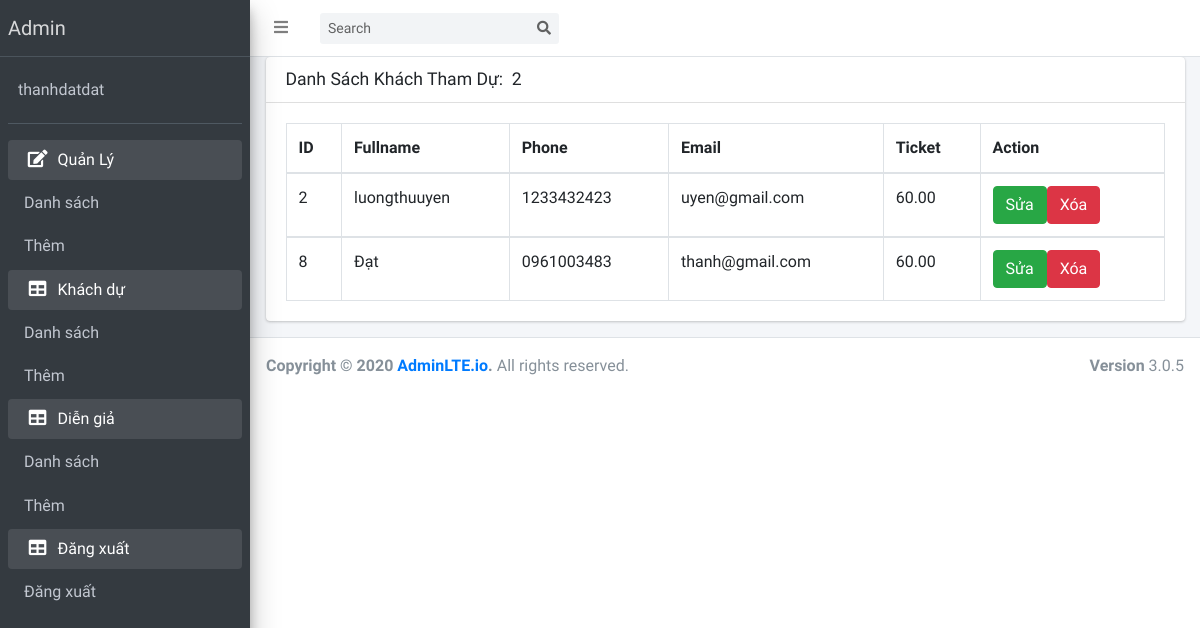
Before: /customer/display.php (signed in) with the older database file.
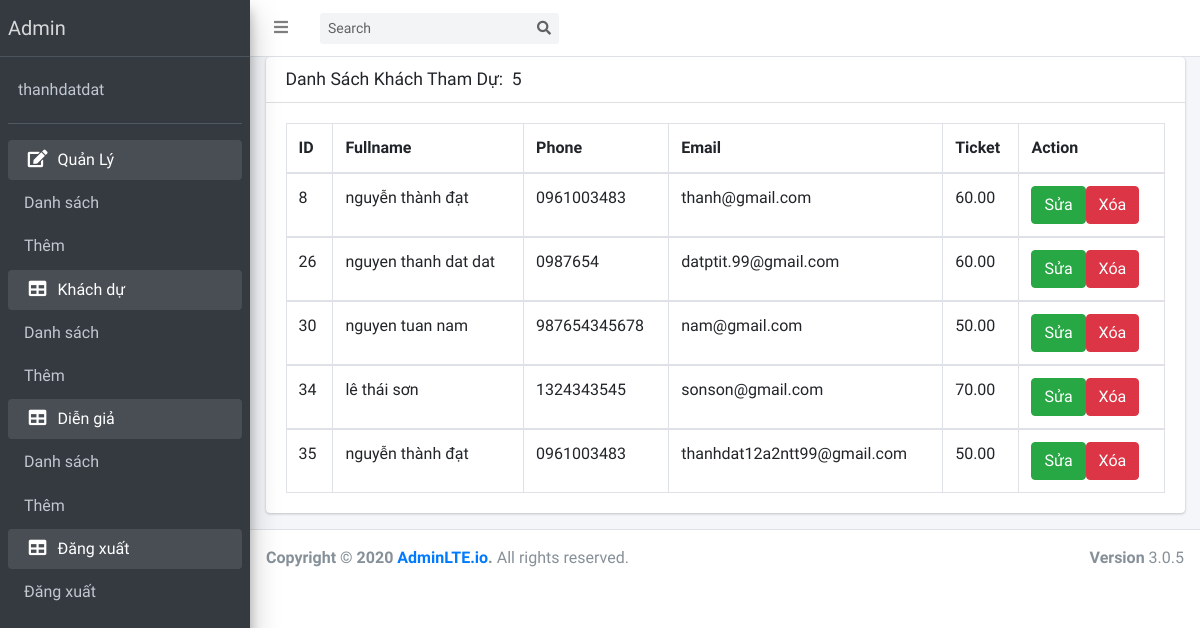
After: the same page with the newer database file.
### tables this page shows
CREATE TABLE `customer` (
  `ID` int(100) NOT NULL,
  `name` varchar(100) NOT NULL,
  `phone` varchar(100) NOT NULL,
  `email` varchar(100) NOT NULL,
  `ticker` varchar(100) NOT NULL
);

### customer/display.php (the view, shortened to what this page needs)
<?php
include_once '../database/database.php';
if(isset($_SESSION["username"])){
    include '../layout/header.php';
}else{
    header("location:../login/login.php");
}
$stmt = $conn->prepare('SELECT * FROM customer');
$stmt->execute();
$stmt->setFetchMode(PDO::FETCH_ASSOC);
$result = $stmt->fetchAll();
?>
<div class="content-wrapper">
    <section class="content">
      <div class="container-fluid">
        <div class="row">
          <div class="col-12">
            <div class="card">
              <div class="card-header">
                <h3 class="card-title">Danh Sách Khách Tham Dự: &nbsp<?php echo count($result);?></h3>
              </div>
              <div class="card-body">
                <table id="example2" class="table table-bordered table-hover">
                  <thead>
                  <tr>
                    <th>ID</th>
                    <th>Fullname</th>
                    <th>Phone</th>
                    <th>Email</th>
                    <th>Ticket</th>
                    <th>Action</th>
                  </tr>
                  </thead>
                  <?php foreach($result as $item): ?>
                  <tbody>
                  <tr>
                    <td><?php echo $item['ID']?></td>
                    <td><?php echo $item['name'] ?></td>
                    <td><?php echo $item['phone'] ?></td>
                    <td><?php echo $item['email'] ?></td>
                    <td><?php echo $item['ticker'] ?></td>
                    <td><a href="edit.php?id=<?php echo $item['ID']?>" class="btn btn-success" role="button">Sửa</button>
                    <a href="delete.php?id=<?php echo $item['ID']?>" class="btn btn-danger" role="button">Xóa</a>
                    </td>
                  </tr>
                  </tbody>
                  <?php endforeach; ?>
                </table>
              </div>
            </div>
          </div>
        </div>
      </div>
    </section>
</div>
<?php include '../layout/footer.php'?>

### layout/header.php (shortened to what this page needs)
<!DOCTYPE html>
<html>
<head>
  <link rel="stylesheet" href="../statics/admin/plugins/fontawesome-free/css/all.min.css">
  <link rel="stylesheet" href="https://code.ionicframework.com/ionicons/2.0.1/css/ionicons.min.css">
  <link rel="stylesheet" href="../statics/admin/plugins/datatables-bs4/css/dataTables.bootstrap4.min.css">
  <link rel="stylesheet" href="../statics/admin/plugins/datatables-responsive/css/responsive.bootstrap4.min.css">
  <link rel="stylesheet" href="../statics/admin/css/adminlte.min.css">
</head>
<body>
<div class="header">
  <nav class="main-header navbar navbar-expand navbar-white navbar-light">
    <ul class="navbar-nav">
      <li class="nav-item">
        <a class="nav-link" data-widget="pushmenu" href="#" role="button"><i class="fas fa-bars"></i></a>
      </li>
    </ul>
    <form class="form-inline ml-3" method="post" action="display_search.php">
      <div class="input-group input-group-sm">
        <input class="form-control form-control-navbar" type="search" placeholder="Search" aria-label="Search" name="search">
        <div class="input-group-append">
          <button class="btn btn-navbar" type="submit" name="submit">
            <i class="fas fa-search"></i>
          </button>
        </div>
      </div>
    </form>
  </nav>
  <aside class="main-sidebar sidebar-dark-primary elevation-4">
    <a href="../layout/mainAdmin.php" class="brand-link">
      <span class="brand-text font-weight-light">Admin</span>
    </a>
    <div class="sidebar">
      <div class="user-panel mt-3 pb-3 mb-3 d-flex">
        <div class="info">
          <a class="d-block"><?php echo '' .$_SESSION["username"].'';?></a>
        </div>
      </div>
      <nav class="mt-2">
        <ul class="nav nav-pills nav-sidebar flex-column" data-widget="treeview" role="menu" data-accordion="false">
        <li class="nav-item has-treeview  menu-open" >
            <a class="nav-link">
              <i class="nav-icon fas fa-edit"></i>
              <p>
                Quản Lý
              </p>
            </a>
            <ul class="nav nav-treeview">
              <li class="nav-item">
                <a href="../admin/display.php" class="nav-link">
                  <p>Danh sách</p>
                </a>
              </li>
              <li class="nav-item">
                <a href="../admin/add.php" class="nav-link">
                  <p>Thêm</p>
                </a>
              </li>
            </ul>
          </li>
          <li class="nav-item has-treeview menu-open">
            <a class="nav-link">
              <i class="nav-icon fas fa-table"></i>
              <p>
                Khách dự
              </p>
            </a>
            <ul class="nav nav-treeview">
              <li class="nav-item">
                <a href="../customer/display.php" class="nav-link">
                  <p>Danh sách</p>
                </a>
              </li>
              <li class="nav-item">
                <a href="../customer/add.php" class="nav-link">
                  <p>Thêm</p>
                </a>
              </li>
            </ul>
          </li>
          <li class="nav-item has-treeview menu-open">
            <a class="nav-link">
              <i class="nav-icon fas fa-table"></i>
              <p>
                  Diễn giả
              </p>
            </a>
            <ul class="nav nav-treeview">
              <li class="nav-item">
                <a href="../speaker/display.php" class="nav-link">
                  <p>Danh sách</p>
                </a>
              </li>
              <li class="nav-item">
                <a href="../speaker/add.php" class="nav-link">
                  <p>Thêm</p>
                </a>
              </li>
            </ul>
          </li>
          <li class="nav-item has-treeview menu-open">
            <a class="nav-link">
              <i class="nav-icon fas fa-table"></i>
              <p>
                  Đăng xuất
              </p>
            </a>
            <ul class="nav nav-treeview">
              <li class="nav-item">
                <a href="../login/logout.php" class="nav-link">
                  <p>Đăng xuất</p>
                </a>
              </li>
            </ul>
          </li>
        </ul>
      </nav>
    </div>
  </aside>
</div>

### layout/footer.php (shortened to what this page needs)
<footer class="main-footer">
    <strong>Copyright &copy; 2020 <a href="http://adminlte.io">AdminLTE.io</a>.</strong>
    All rights reserved.
    <div class="float-right d-none d-sm-inline-block">
      <b>Version</b> 3.0.5
    </div>
</footer>
</body>
</html>

Changed rows visible on the page:
removed customer: ID "2", name "luongthuuyen", phone "1233432423", email "uyen@gmail.com", ticker "60.00"
changed customer "thanh@gmail.com": name "Đạt" → "nguyễn thành đạt"
added customer: ID "26", name "nguyen thanh dat dat", phone "0987654", email "datptit.99@gmail.com", ticker "60.00"
added customer: ID "30", name "nguyen tuan nam", phone "987654345678", email "nam@gmail.com", ticker "50.00"
added customer: ID "34", name "lê thái sơn", phone "1324343545", email "sonson@gmail.com", ticker "70.00"
added customer: ID "35", name "nguyễn thành đạt", phone "0961003483", email "thanhdat12a2ntt99@gmail.com", ticker "50.00"
Other visible differences:
count($result): "2" → "5"
